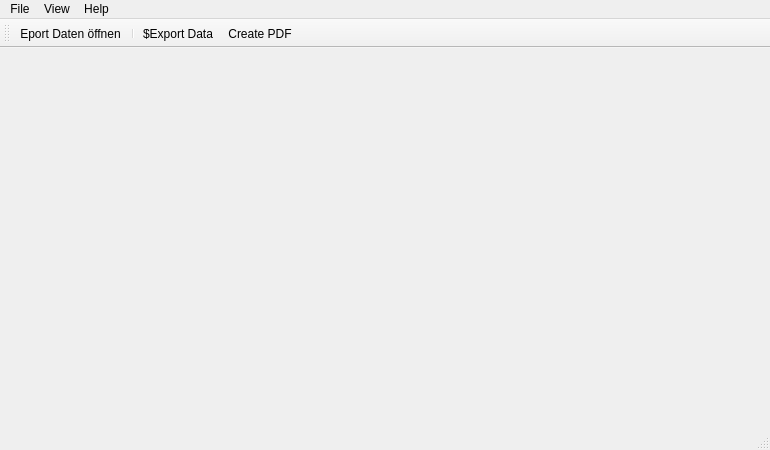
<?xml version="1.0" encoding="UTF-8"?>
<ui version="4.0">
 <class>MainWindow</class>
 <widget class="QMainWindow" name="MainWindow">
  <property name="geometry">
   <rect>
    <x>0</x>
    <y>0</y>
    <width>770</width>
    <height>450</height>
   </rect>
  </property>
  <property name="windowTitle">
   <string>Benutzerübersicht</string>
  </property>
  <widget class="QWidget" name="centralwidget">
   <layout class="QHBoxLayout" name="horizontalLayout"/>
  </widget>
  <widget class="QMenuBar" name="menubar">
   <property name="geometry">
    <rect>
     <x>0</x>
     <y>0</y>
     <width>770</width>
     <height>22</height>
    </rect>
   </property>
   <widget class="QMenu" name="menu_file">
    <property name="title">
     <string>File</string>
    </property>
    <addaction name="action_open_export"/>
    <addaction name="separator"/>
    <addaction name="action_close"/>
   </widget>
   <widget class="QMenu" name="menu_help">
    <property name="title">
     <string>Help</string>
    </property>
    <addaction name="action_tool"/>
   </widget>
   <widget class="QMenu" name="menuVies">
    <property name="title">
     <string>View</string>
    </property>
    <addaction name="actionToolbars"/>
   </widget>
   <addaction name="menu_file"/>
   <addaction name="menuVies"/>
   <addaction name="menu_help"/>
  </widget>
  <widget class="QStatusBar" name="statusbar"/>
  <widget class="QToolBar" name="tool_export">
   <property name="windowTitle">
    <string>toolBar</string>
   </property>
   <property name="floatable">
    <bool>true</bool>
   </property>
   <attribute name="toolBarArea">
    <enum>TopToolBarArea</enum>
   </attribute>
   <attribute name="toolBarBreak">
    <bool>false</bool>
   </attribute>
   <addaction name="action_open_export"/>
   <addaction name="separator"/>
   <addaction name="action_Export_Data"/>
   <addaction name="actionCreate_PDF"/>
  </widget>
  <action name="action_tool">
   <property name="text">
    <string>&amp;About Flohmarktmanager</string>
   </property>
  </action>
  <action name="action_close">
   <property name="text">
    <string>&amp;Beenden</string>
   </property>
  </action>
  <action name="action_open_export">
   <property name="icon">
    <iconset resource="../../resource/ressources.qrc">
     <normaloff>:/icons/folder-open.svg</normaloff>:/icons/folder-open.svg</iconset>
   </property>
   <property name="text">
    <string>&amp;Eport Daten öffnen</string>
   </property>
  </action>
  <action name="actionToolbars">
   <property name="text">
    <string>Toolbars</string>
   </property>
  </action>
  <action name="action_Export_Data">
   <property name="icon">
    <iconset resource="../../resource/ressources.qrc">
     <normaloff>:/icons/file-database.svg</normaloff>:/icons/file-database.svg</iconset>
   </property>
   <property name="text">
    <string>$Export Data</string>
   </property>
   <property name="menuRole">
    <enum>QAction::NoRole</enum>
   </property>
  </action>
  <action name="actionCreate_PDF">
   <property name="icon">
    <iconset resource="../../resource/ressources.qrc">
     <normaloff>:/icons/file-type-pdf.svg</normaloff>:/icons/file-type-pdf.svg</iconset>
   </property>
   <property name="text">
    <string>Create PDF</string>
   </property>
   <property name="menuRole">
    <enum>QAction::NoRole</enum>
   </property>
  </action>
 </widget>
 <resources>
  <include location="../../resource/ressources.qrc"/>
 </resources>
 <connections/>
</ui>
